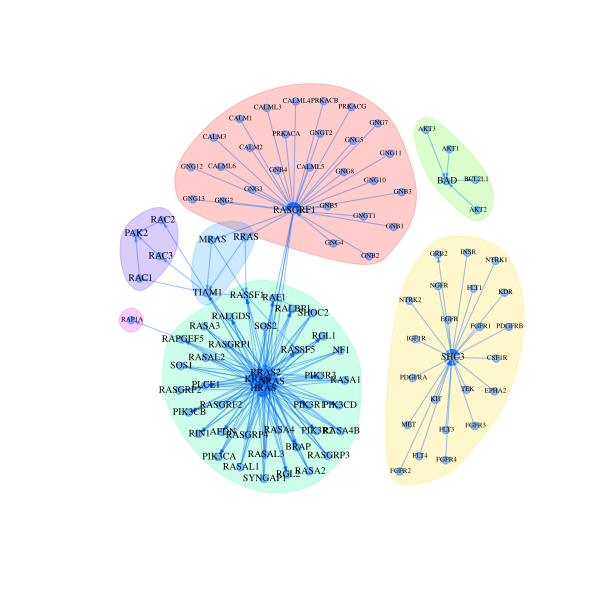

Reproduce this figure in R.
rm(list=ls());

library(OmicPath);
library(wordcloud); 
library(qgraph);

options(stringsAsFactors = FALSE);

pid      <- "hsa04014";
infile.s <- paste0("relation_pathway_hsa.txt")
infile   <- system.file("extdata",  infile.s, package="OmicPath");
dat      <- read.table(infile, header=T);
dat.i    <- which(dat[,3]==pid);
dat.s    <- dat[dat.i,];
## remove some relationahips
dat.s    <- dat.s[-c(1:1000),];
dat.s    <- dat.s[-c(dat.s[,1]==dat.s[,2]),];
set.seed(123);
gene.i   <- sample(nrow(dat.s), 100);
## select 10 random genes 
gene.d  <- unique(dat.s[gene.i, 2])[c(1:10)];

order.i <- 1;
pdffile <- paste0("04do_neighborhood_test", order.i, ".pdf");
g0    <- igraph::graph.data.frame(dat.s, directed=T);
g     <- do_neighborhood(g0, genes = gene.d, order=order.i);
V(g)$label <- V(g)$name;

wc   <- igraph::walktrap.community(g);
col3 <- rainbow(length(wc), alpha=0.2);
col2 <- rainbow(10, alpha=0.4);

g4    <- delete_vertex_attr(g, "name");
e     <- get.edgelist(g4);
l     <- qgraph.layout.fruchtermanreingold(e, vcount=vcount(g4), weights=E(g)$weight,
                                           area=8*(vcount(g4)^2),repulse.rad=(vcount(g4)^3.1))

vertex.size        <- 4;
vertex.color       <- col2[7];
vertex.frame.color <- vertex.color;

vertex.label.cex   <- log2(c(degree(g)+.1));
vertex.label.cex[vertex.label.cex < 0.4] <- 0.4;
vertex.label.cex[vertex.label.cex > 0.6] <- 0.6;
vertex.label.color <- rgb(0,0,0,1);

pdf(pdffile, 6, 6);
plot(g,
     mark.groups=wc, mark.col=col3, mark.border=col3, mark.shape=1,
     layout=l,
     ##
     edge.color         = col2[7], 
     edge.width         = 1,
     edge.arrow.size    = 0.2,
     ##
     vertex.size        = vertex.size, 
     vertex.color       = vertex.color,
     vertex.frame.color = vertex.frame.color,
     ##
     vertex.label.dist = 0.1, 
     vertex.label.cex   = vertex.label.cex, 
     vertex.label.color = vertex.label.color,
     ## 
     main               = "",
     xlab               = ""
)
dev.off();
